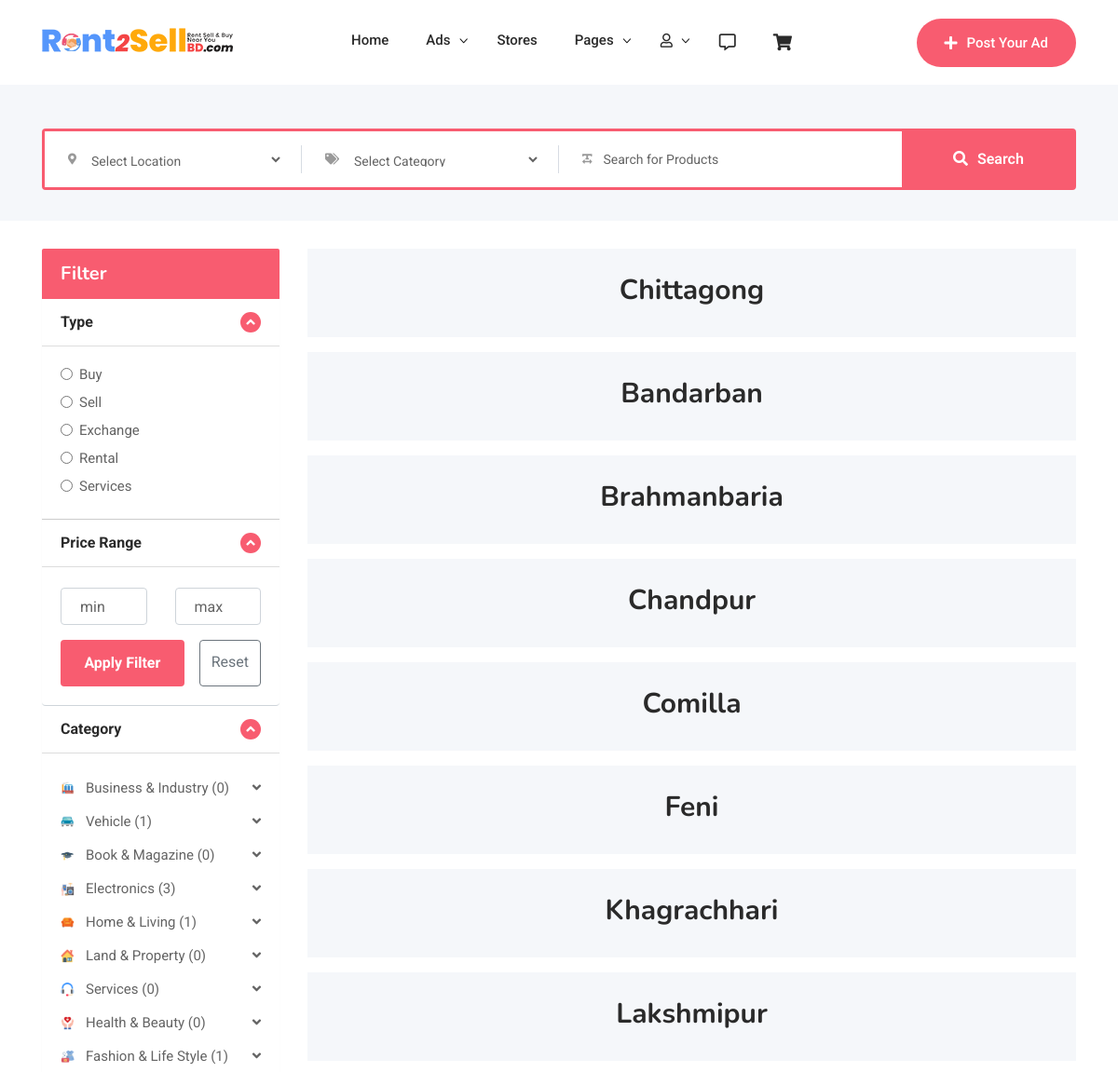
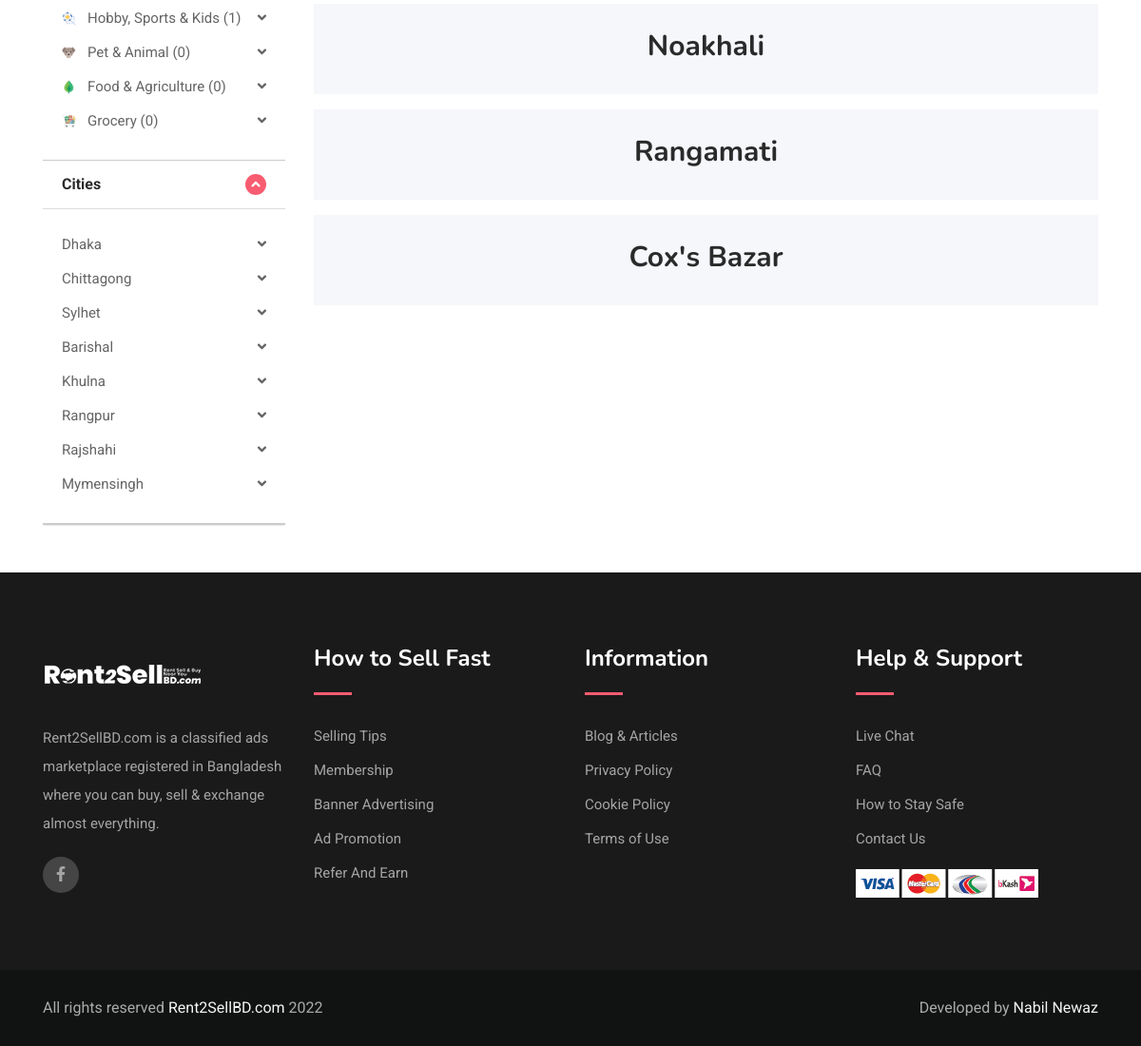
/subarea.php?id=2, run on the app's committed database (2 pictures, top to bottom).
### tables this page shows
CREATE TABLE `category` (
  `id` int(7) NOT NULL,
  `categoryname` varchar(40) NOT NULL,
  `categorydescription` varchar(200) NOT NULL,
  `createdate` date NOT NULL
);

CREATE TABLE `subarea` (
  `id` int(7) NOT NULL,
  `subareaname` varchar(30) NOT NULL,
  `areaid` int(7) NOT NULL,
  `createdate` date NOT NULL
);

### subarea.php (the view, shortened to what the rows shown need)
<!DOCTYPE html>
<html lang="en">
<head>
    <head>
        <link rel="stylesheet" href="tassets/dependencies/bootstrap/css/bootstrap.min.css">
        <link rel="stylesheet" href="tassets/dependencies/fontawesome/css/all.min.css">
        <link rel="stylesheet" href="tassets/dependencies/flaticon/flaticon.css">
        <link rel="stylesheet" href="tassets/dependencies/owl.carousel/css/owl.carousel.min.css">
        <link rel="stylesheet" href="tassets/dependencies/owl.carousel/css/owl.theme.default.min.css">
        <link rel="stylesheet" href="tassets/dependencies/jquery-animated-headlines/css/jquery.animatedheadline.css">
        <link rel="stylesheet" href="tassets/dependencies/magnific-popup/css/magnific-popup.css">
        <link rel="stylesheet" href="tassets/dependencies/animate.css/css/animate.min.css">
        <link rel="stylesheet" href="tassets/dependencies/meanmenu/css/meanmenu.min.css">
        <link rel="stylesheet" href="tassets/css/app.css">
        <link rel="stylesheet" href="assets/main/app.css">
        <link rel="stylesheet" href="assets/main/common.css">
    </head>
<body class="sticky-header" id="app">
    <?php
    include("include/header.php");
    include("function/area.php");
    ?>
    <div class="container">
        <?php
        include("include/sidebar.php");
    ?>
        <div class="col-md-9 text-center">
            <?php
        if (isset($_GET["id"])) {
            $subarea_id = $_GET["id"];
            $select = "select * from subarea where areaid='".$subarea_id."'";
            $run_subarea=$con->query($select);
            while ($row=$run_subarea->fetch_array()) {
                echo "<div class='category-box-layout1'>
                <a style='margin-bottom: 1.0rem;' href='areawiseProduct.php?subareaid=".$row['id']."'>
                <div class='item-content'>
				<h2 style='font-size: 30px;' class='item-title'>".ucfirst($row['subareaname'])."</h2></div></a>
				</div>";
            }
        }
    ?>
        </div>
    </div>
    </div>
</body>
</html>

### include/sidebar.php (shortened to what the rows shown need)
<?php
        include("function/connection.php");
        ?>
<div class="row">
    <div class="col-xl-3 col-lg-4 sidebar-break-md sidebar-widget-area d-none d-md-block" id="accordion">
        <div class="widget-bottom-margin-md widget-accordian widget-filter">
            <form action="searchresult.php" method="get">
                <div class="accordion-box">
                    <div class="card filter-category multi-accordion filter-item-list">
                        <div id="collapseTwo" class="collapse show" data-parent="#accordion">
                            <div class="card-body">
                                <div class="multi-accordion-content" id="accordion2">
                                    <div class="card">
                                        <div class="card-header">
                                            <a class="parent-list collapsed" role="button" data-toggle="collapse"
                                                href="#collapse-0" aria-expanded="false">
                                                <img src="images/161500530163IBU.png" alt="category">
                                                <?php
                                                $getcat=mysqli_query($con, "select * from category where id='1'");
        $catrow=mysqli_fetch_array($getcat);
        $totalcatadcount=mysqli_num_rows(mysqli_query($con, "select * from product where categoryid='".$catrow['id']."'"));
        echo "".$catrow['categoryname']." (".$totalcatadcount.")";
        ?>
                                            </a>
                                        </div>
                                    </div>
                                    <div class="card">
                                        <div class="card-header">
                                            <a class="parent-list collapsed" role="button" data-toggle="collapse"
                                                href="#collapse-1" aria-expanded="false">
                                                <img src="images/1615003721M4sRG.png" alt="category">
                                                <?php
                                                $getcat=mysqli_query($con, "select * from category where id='2'");
        $catrow=mysqli_fetch_array($getcat);
        $totalcatadcount=mysqli_num_rows(mysqli_query($con, "select * from product where categoryid='".$catrow['id']."'"));
        echo "".$catrow['categoryname']." (".$totalcatadcount.")";
        ?>
                                            </a>
                                        </div>
                                    </div>
                                    <div class="card">
                                        <div class="card-header">
                                            <a class="parent-list collapsed" role="button" data-toggle="collapse"
                                                href="#collapse-2" aria-expanded="false">
                                                <img src="images/1615003873JRusZ.png" alt="category">
                                                <?php
                                                $getcat=mysqli_query($con, "select * from category where id='3'");
        $catrow=mysqli_fetch_array($getcat);
        $totalcatadcount=mysqli_num_rows(mysqli_query($con, "select * from product where categoryid='".$catrow['id']."'"));
        echo "".$catrow['categoryname']." (".$totalcatadcount.")";
        ?>
                                            </a>
                                        </div>
                                    </div>
                                    <div class="card">
                                        <div class="card-header">
                                            <a class="parent-list collapsed" role="button" data-toggle="collapse"
                                                href="#collapse-3" aria-expanded="false">
                                                <img src="images/1615012728vRLMv.png" alt="category">
                                                <?php
                                                $getcat=mysqli_query($con, "select * from category where id='4'");
        $catrow=mysqli_fetch_array($getcat);
        $totalcatadcount=mysqli_num_rows(mysqli_query($con, "select * from product where categoryid='".$catrow['id']."'"));
        echo "".$catrow['categoryname']." (".$totalcatadcount.")";
        ?>
                                            </a>
                                        </div>
                                    </div>
                                    <div class="card">
                                        <div class="card-header">
                                            <a class="parent-list collapsed" role="button" data-toggle="collapse"
                                                href="#collapse-4" aria-expanded="false">
                                                <img src="images/16150053460Qclp.png" alt="category">
                                                <?php
                                                $getcat=mysqli_query($con, "select * from category where id='5'");
        $catrow=mysqli_fetch_array($getcat);
        $totalcatadcount=mysqli_num_rows(mysqli_query($con, "select * from product where categoryid='".$catrow['id']."'"));
        echo "".$catrow['categoryname']." (".$totalcatadcount.")";
        ?>
                                            </a>
                                        </div>
                                    </div>
                                    <div class="card">
                                        <div class="card-header">
                                            <a class="parent-list collapsed" role="button" data-toggle="collapse"
                                                href="#collapse-6" aria-expanded="false">
                                                <img src="images/16150043939bYZH.png" alt="category">
                                                <?php
                                                $getcat=mysqli_query($con, "select * from category where id='6'");
        $catrow=mysqli_fetch_array($getcat);
        $totalcatadcount=mysqli_num_rows(mysqli_query($con, "select * from product where categoryid='".$catrow['id']."'"));
        echo "".$catrow['categoryname']." (".$totalcatadcount.")";
        ?>
                                            </a>
                                        </div>
                                    </div>
                                    <div class="card">
                                        <div class="card-header">
                                            <a class="parent-list collapsed" role="button" data-toggle="collapse"
                                                href="#collapse-7" aria-expanded="false">
                                                <img src="images/1615008742hbVcV.png" alt="category">
                                                <?php
                                                $getcat=mysqli_query($con, "select * from category where id='7'");
        $catrow=mysqli_fetch_array($getcat);
        $totalcatadcount=mysqli_num_rows(mysqli_query($con, "select * from product where categoryid='".$catrow['id']."'"));
        echo "".$catrow['categoryname']." (".$totalcatadcount.")";
        ?>
                                            </a>
                                        </div>
                                    </div>
                                    <div class="card">
                                        <div class="card-header">
                                            <a class="parent-list collapsed" role="button" data-toggle="collapse"
                                                href="#collapse-8" aria-expanded="false">
                                                <img src="images/1615013582pbcYC.png" alt="category">
                                                <?php
                                                $getcat=mysqli_query($con, "select * from category where id='8'");
        $catrow=mysqli_fetch_array($getcat);
        $totalcatadcount=mysqli_num_rows(mysqli_query($con, "select * from product where categoryid='".$catrow['id']."'"));
        echo "".$catrow['categoryname']." (".$totalcatadcount.")";
        ?>
                                            </a>
                                        </div>
                                    </div>
                                    <div class="card">
                                        <div class="card-header">
                                            <a class="parent-list collapsed" role="button" data-toggle="collapse"
                                                href="#collapse-9" aria-expanded="false">
                                                <img src="images/1615005749VZy8P.png" alt="category">
                                                <?php
                                                $getcat=mysqli_query($con, "select * from category where id='9'");
        $catrow=mysqli_fetch_array($getcat);
        $totalcatadcount=mysqli_num_rows(mysqli_query($con, "select * from product where categoryid='".$catrow['id']."'"));
        echo "".$catrow['categoryname']." (".$totalcatadcount.")";
        ?>
                                            </a>
                                        </div>
                                    </div>
                                    <div class="card">
                                        <div class="card-header">
                                            <a class="parent-list collapsed" role="button" data-toggle="collapse"
                                                href="#collapse-10" aria-expanded="false">
                                                <img src="images/1615002929hWPEN.png" alt="category">
                                                <?php
                                                $getcat=mysqli_query($con, "select * from category where id='10'");
        $catrow=mysqli_fetch_array($getcat);
        $totalcatadcount=mysqli_num_rows(mysqli_query($con, "select * from product where categoryid='".$catrow['id']."'"));
        echo "".$catrow['categoryname']." (".$totalcatadcount.")";
        ?>
                                            </a>
                                        </div>
                                    </div>
                                    <div class="card">
                                        <div class="card-header">
                                            <a class="parent-list collapsed" role="button" data-toggle="collapse"
                                                href="#collapse-11" aria-expanded="false">
                                                <img src="images/1615003834UbBg5.png" alt="category">
                                                <?php
                                                $getcat=mysqli_query($con, "select * from category where id='11'");
        $catrow=mysqli_fetch_array($getcat);
        $totalcatadcount=mysqli_num_rows(mysqli_query($con, "select * from product where categoryid='".$catrow['id']."'"));
        echo "".$catrow['categoryname']." (".$totalcatadcount.")";
        ?>
                                            </a>
                                        </div>
                                    </div>
                                    <div class="card">
                                        <div class="card-header">
                                            <a class="parent-list collapsed" role="button" data-toggle="collapse"
                                                href="#collapse-12" aria-expanded="false">
                                                <img src="images/1615002872VJGMH.png" alt="category">
                                                <?php
                                                $getcat=mysqli_query($con, "select * from category where id='12'");
        $catrow=mysqli_fetch_array($getcat);
        $totalcatadcount=mysqli_num_rows(mysqli_query($con, "select * from product where categoryid='".$catrow['id']."'"));
        echo "".$catrow['categoryname']." (".$totalcatadcount.")";
        ?>
                                            </a>
                                        </div>
                                    </div>
                                    <div class="card">
                                        <div class="card-header">
                                            <a class="parent-list collapsed" role="button" data-toggle="collapse"
                                                href="#collapse-13" aria-expanded="false">
                                                <img src="images/1621059891V84GI.png" alt="category">
                                                <?php
                                                $getcat=mysqli_query($con, "select * from category where id='13'");
        $catrow=mysqli_fetch_array($getcat);
        $totalcatadcount=mysqli_num_rows(mysqli_query($con, "select * from product where categoryid='".$catrow['id']."'"));
        echo "".$catrow['categoryname']." (".$totalcatadcount.")";
        ?>
                                            </a>
                                        </div>
                                    </div>
                                </div>
                            </div>
                        </div>
                    </div>
                </div>
            </form>
        </div>
    </div>

### data on the page
category: categoryname "Business & Industry"
category: categoryname "Vehicle"
category: categoryname "Book & Magazine"
category: categoryname "Electronics"
category: categoryname "Home & Living"
category: categoryname "Land & Property"
category: categoryname "Services"
category: categoryname "Health & Beauty"
category: categoryname "Fashion & Life Style"
category: categoryname "Hobby, Sports & Kids"
category: categoryname "Pet & Animal"
category: categoryname "Food & Agriculture"
category: categoryname "Grocery"
subarea: subareaname "Chittagong"
subarea: subareaname "Bandarban"
subarea: subareaname "Brahmanbaria"
subarea: subareaname "Chandpur"
subarea: subareaname "Comilla"
subarea: subareaname "Feni"
subarea: subareaname "Khagrachhari"
subarea: subareaname "Lakshmipur"
subarea: subareaname "Noakhali"
subarea: subareaname "Rangamati"
subarea: subareaname "Cox's Bazar"

### other printed values
$totalcatadcount "0"
$totalcatadcount "1"
$totalcatadcount "3"
